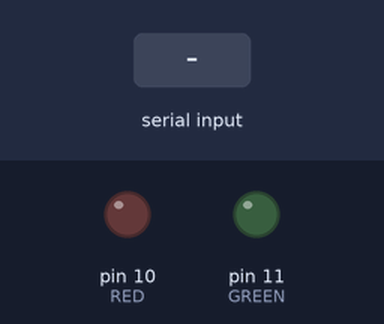
Bench run of a sketch on a simulated Arduino Uno, built with avr-gcc and run on an emulated ATmega328P. Shown: output pins drawn as LEDs (lit = HIGH). The test bench sets the inputs (shaded band).

Above: at 1.2 s.
1.3 s: "1" received over the second serial link
At 1.9 s:
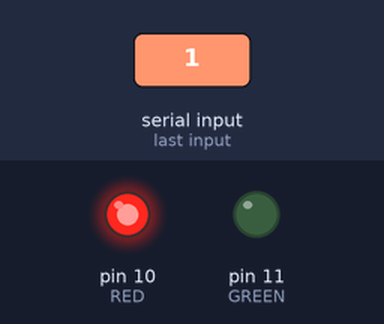
2.8 s: "2" received over the second serial link
At 3.4 s:
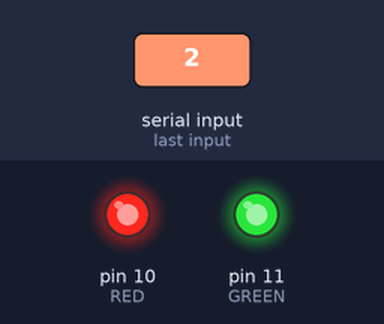
4.3 s: "0" received over the second serial link
At 4.9 s:
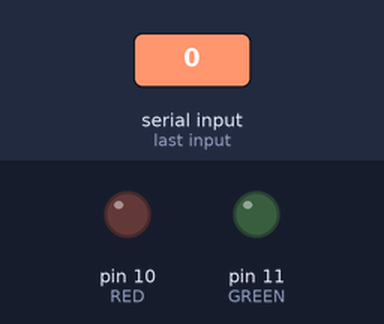
5.8 s: "2" received over the second serial link
At 6.4 s:
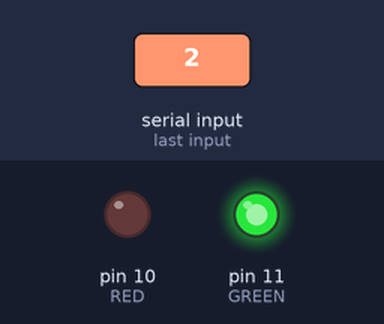
Timing chart, 0 to 8.3 s (numbered marks = the images above; inputs shaded):
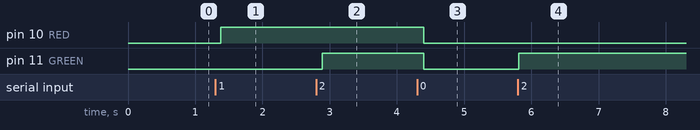

The sketch:

Bluetooth1.ino
```cpp
#include <SoftwareSerial.h>
#define RED 10
#define GREEN 11
#define BAUD 9600
#define RX 0
#define TX 1

SoftwareSerial bluetooth(RX, TX); // RX, TX
char bluetoothData;
char *instructions = "Available commands:\n1 - Red On\n2 - Green On\n0 - Both Off";

void setup() {
  bluetooth.begin(BAUD);
  bluetooth.println("Ready!");
  bluetooth.println(instructions);
  pinMode(RED, OUTPUT);
  pinMode(GREEN, OUTPUT);
}

void loop() {
  if (bluetooth.available())
  {
    bluetoothData = bluetooth.read();
    switch (bluetoothData) {
      case '0':
        bluetooth.println("Both Off");
        digitalWrite(RED, LOW);
        digitalWrite(GREEN, LOW);
        break;
      case '1':
        bluetooth.println("Red On");
        digitalWrite(RED, HIGH);
        break;
      case '2':
        bluetooth.println("Green On");
        digitalWrite(GREEN, HIGH);
        break;
      default:
        if (bluetoothData > ' ') { //ignore unprintable characters, below a space
          bluetooth.println(instructions);
        }
        break;
    }
  }
  delay(100);
}
```

Measured:
- after the input at 1.3 s, pin 10 (RED): LOW → HIGH after 0.08 s
- after the input at 2.8 s, pin 11 (GREEN): LOW → HIGH after 0.09 s
- after the input at 4.3 s, pin 10 (RED), pin 11 (GREEN): HIGH → LOW after 0.10 s
- after the input at 5.8 s, pin 11 (GREEN): LOW → HIGH at once
